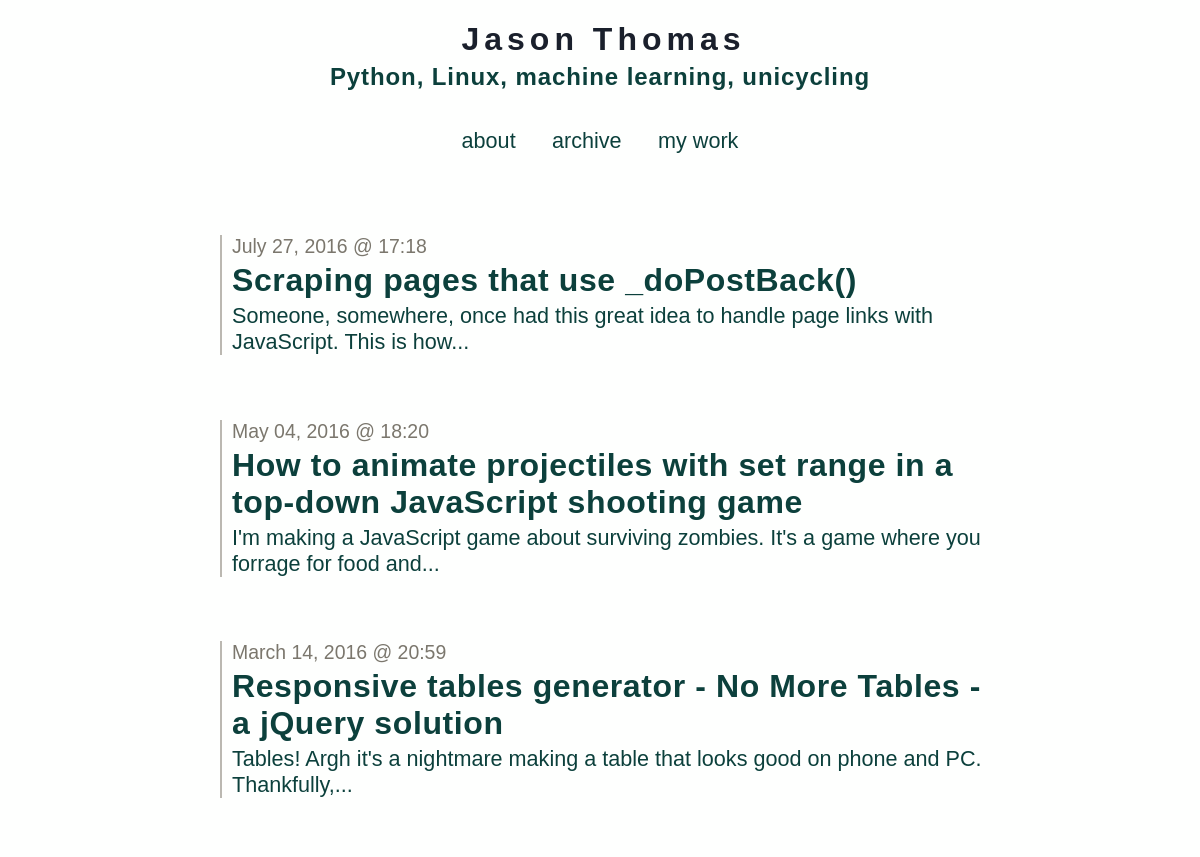
Page /archive (upper part) on the earlier database version.
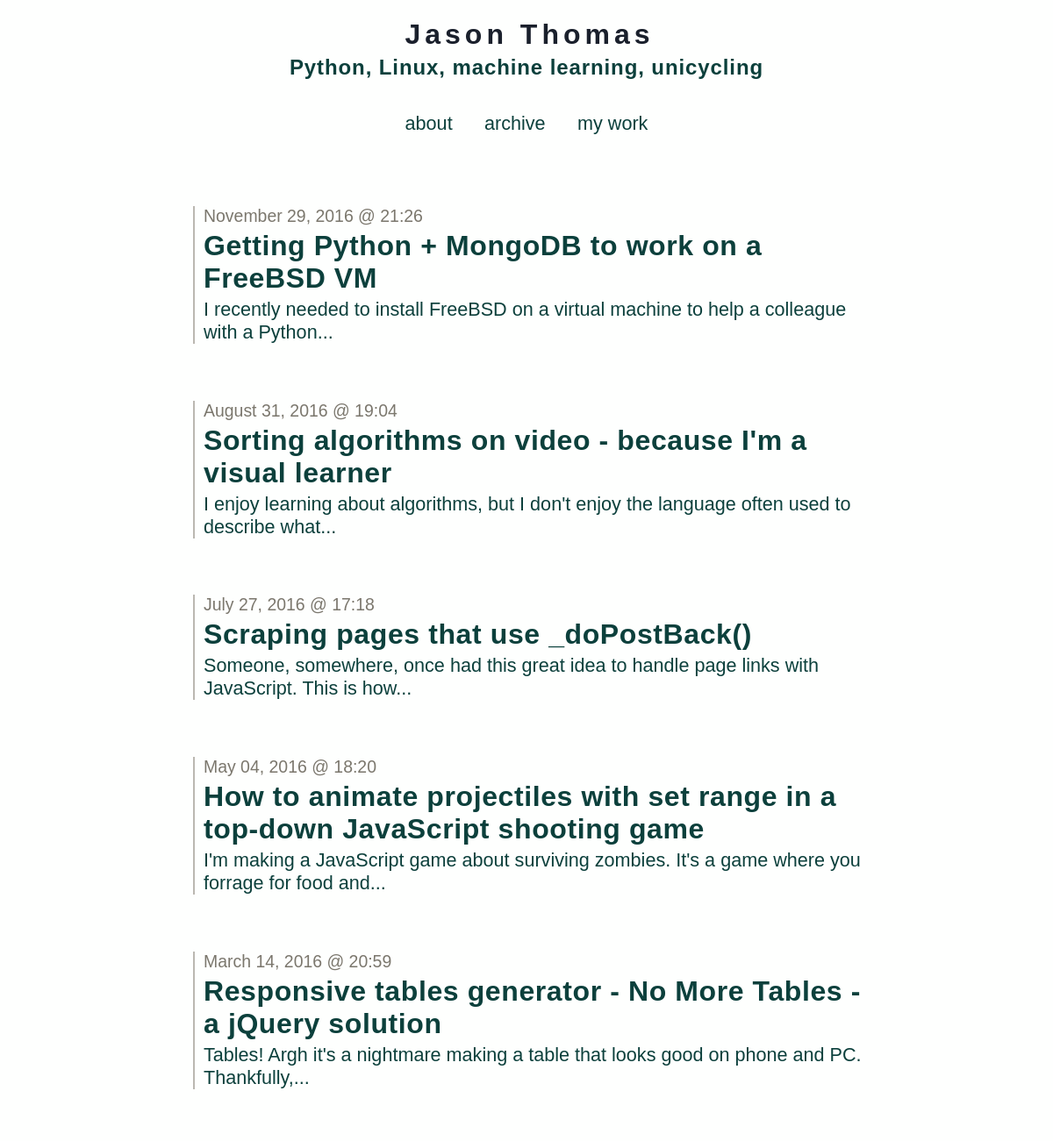
Same page on the later database version.
### tables this page shows
CREATE TABLE entries (
  id integer primary key autoincrement,
  entryDate date not null,
  title text not null,
  text text not null
);

### app.py (the view)
@app.route('/archive')
def show_archive():
    session.pop('logged_in', None)
    entries = getSqlRecords()
    return render_template('show_archive.html', entries=entries)

### app.py (called while the page is built)
def connect_db():
    return sqlite3.connect(app.config['DATABASE'])

def getSqlRecords():
    cursor = g.db.execute('select title, entryDate, text from entries order by id asc')
    entries = [dict(title=row[0], date=row[1], text=row[2]) for row in cursor.fetchall()]
    return entries

@app.before_request
def before_request():
    g.db = connect_db()

@app.teardown_request
def teardown_request(exception):
    db = getattr(g, 'db', None)
    if db is not None:
        db.close()

### templates/show_archive.html
{% extends "layout.html" %}
{% block body %}
  <ul class=entries>
  {% set entry_length=entries|length %}
  {% if entry_length > 0 %}
    {% for entry in entries|reverse() %}
      {% set this_entry_i=entry_length-loop.index %}
      <li class=archiveLink value=><a href="/post?postNum={{this_entry_i}}"><p class=dateText>{{ entry.date|safe }}</p><h2>{{ entry.title }}</h2> <p>{{entry.text|striptags|truncate(100) }}</p></a>
    {% endfor %}
  {% else %}
    <li><em>Why not say something?</em>
  {% endif %}
  </ul>
{% endblock %}

### templates/layout.html (shortened to what this page needs)
<!doctype html>
<link rel="stylesheet" href="{{ url_for('static', filename='default.css') }}">
<link rel=stylesheet type=text/css href="{{ url_for('static', filename='style.css') }}">
<div class=topBanner>
  <a href="/">
    <h1>Jason Thomas</h1>
    <h4>Python, Linux, machine learning, unicycling</h4>
  </a>
</div>
<div class=topLinks>
  <a href="{{ url_for('about') }}">about</a>
  <a href="{{ url_for('show_archive') }}">archive</a>
  <a href="{{ url_for('my_work') }}">my work</a>
</div>
<div class=page>
  {% block body %}{% endblock %}
</div>

### static/style.css (style rules this page uses)
a,h2,h3 { color: #0C403C; }
a:link { text-decoration: none; }
h1,h2,h3,h4 { letter-spacing: 0.6px; }
.page { margin: 3em auto; padding: .8em; max-width: 800px; }
.page a { text-decoration: underline; }
li { margin-bottom: 3em; list-style: none; padding-left:10px; border-left: 2px solid #BBB8B1; margin-left:10px; }
.archiveLink * { cursor:pointer; margin-bottom: 0.125em; margin-top: 0.125em; }
.archiveLink a { text-decoration: none; }
ul { padding-left:10px; }
.topBanner { width: 100%; text-align: center; cursor: pointer; }
.topBanner h1 { font-size: 4.0vh; margin-bottom:5px; letter-spacing:5px; margin-left:7px; color: #1A202C; }
.topBanner h4 { font-size: 3.0vh; letter-spacing:0.9px; margin-top:5px; color: #0C403C; }
.metanav, .topLinks { text-align: center; font-size: 0.9em; padding: 0.3em; }
.topLinks * { margin: 0.75em; margin-top: 0; }
.dateText { margin-bottom:0px; color: #7B776D; font-size:90%; }
h1 { font-size: 4.0vh; }
h2 { font-size: 4.0vh; }
h4 { font-size: 3.2vh; }
p, a, code, li { font-size: 2.7vh; }

Differences in the rows shown:
added entries: date "November 29, 2016 @ 21:26", title "Getting Python + MongoDB to work on a FreeBSD VM", text "I recently needed to install FreeBSD on a virtual machine to help a colleague with a Python..."
added entries: date "August 31, 2016 @ 19:04", title "Sorting algorithms on video - because I'm a visual learner", text "I enjoy learning about algorithms, but I don't enjoy the language often used to describe what..."
